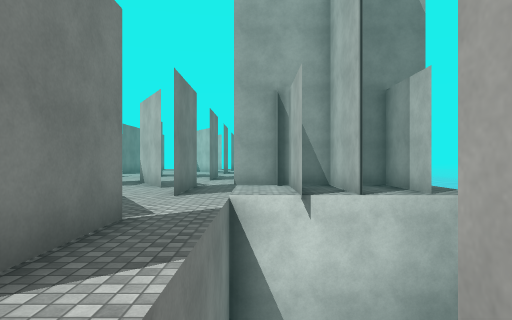
[1] (above)

24 first-person views from a walk through a scene from a Unity 3-D project. The camera is 1.4 m above the floor, looks level and sees 75° across. The floor is counted in squares, 2 m on a side. Each view is taken from the middle of a square. On the plan, view 1 faces up. The plan holds only what a view shows up to about 10 squares ahead; the rest is blank. The place goes on beyond the plan. Surface patterns are stand-ins for the level's own textures.

[2]
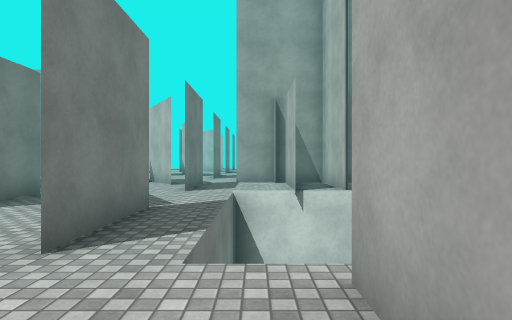

[3]
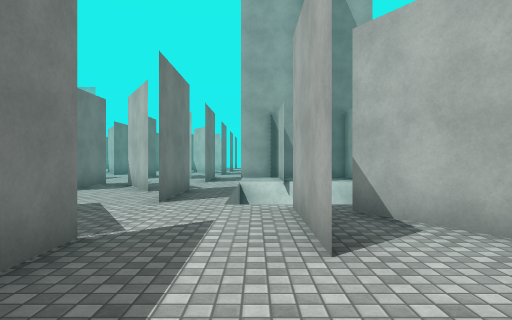

[4]
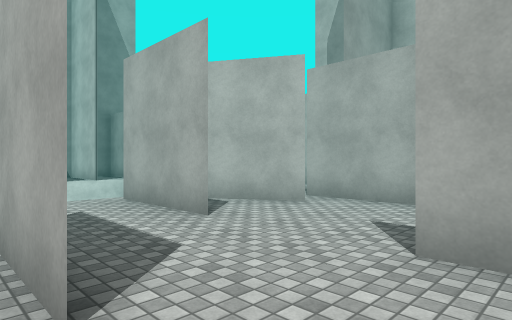

[5]
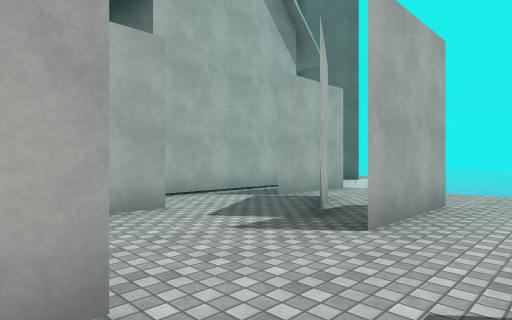

[6]
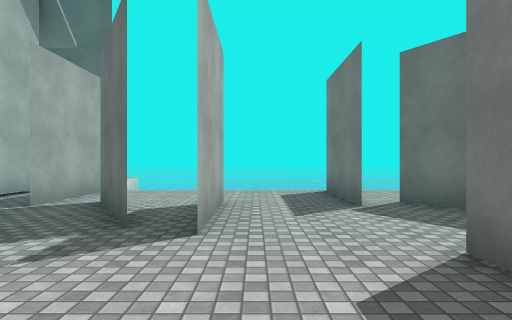

[7]
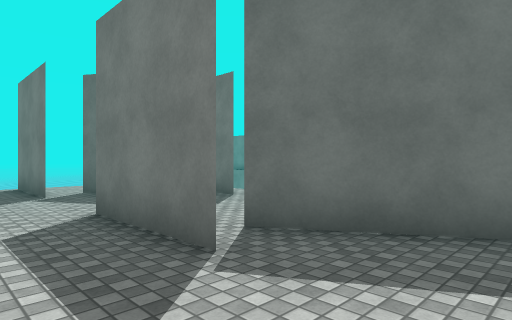

[8]
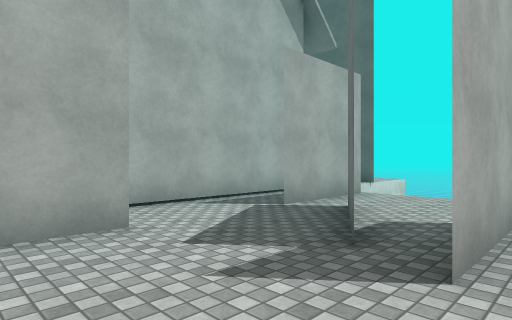

[9]
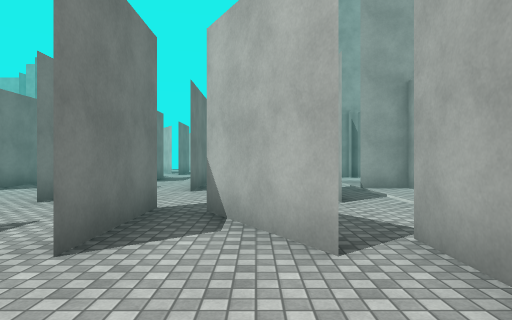

[10]
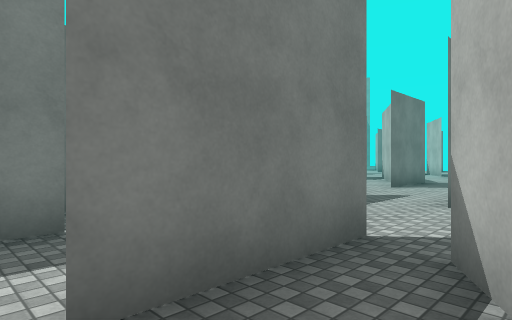

[11]
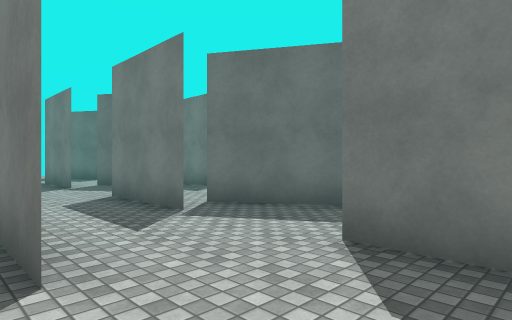

[12]
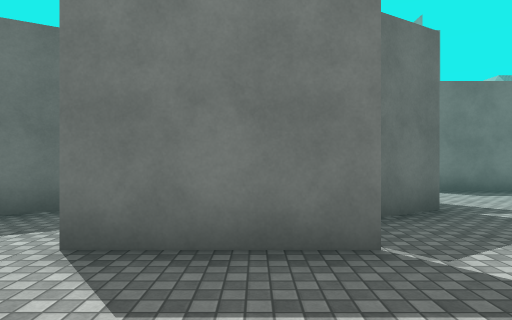

[13]
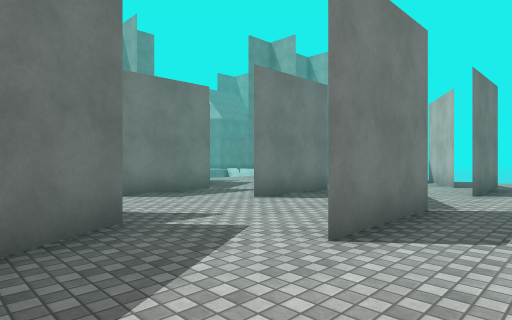

[14]
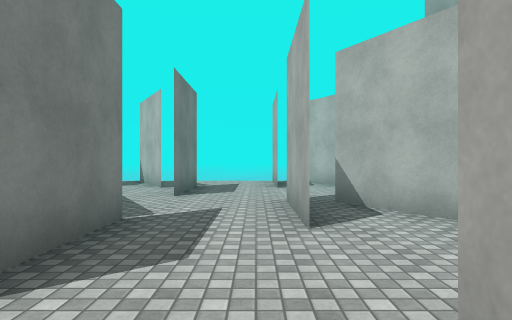

[15]
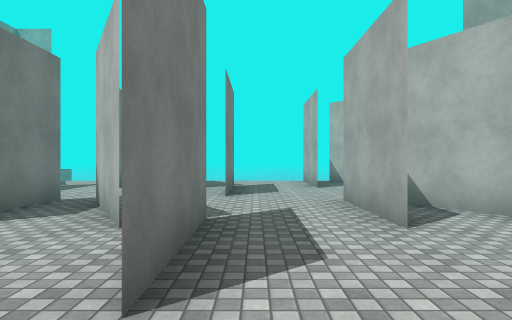

[16]
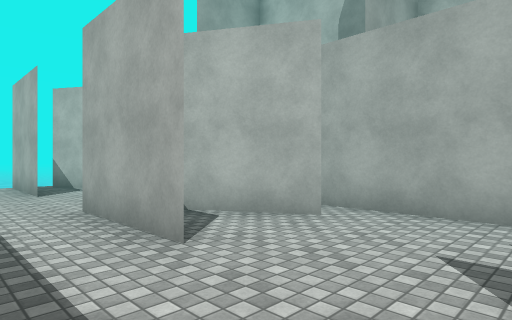

[17]
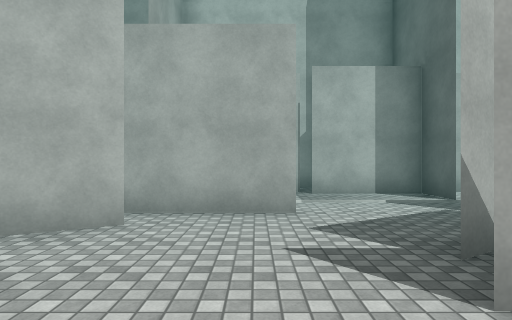

[18]
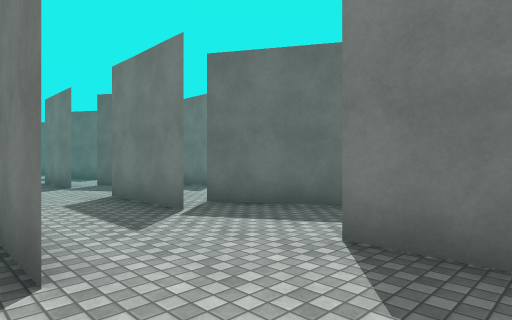

[19]
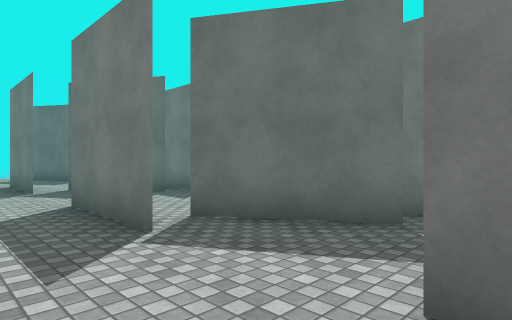

[20]
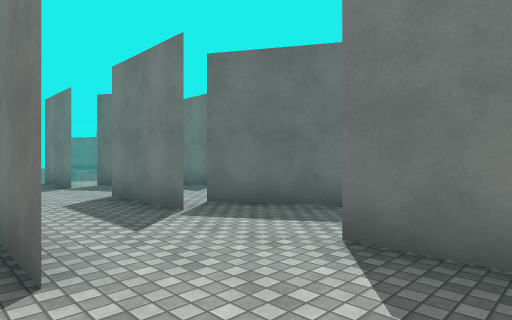

[21]
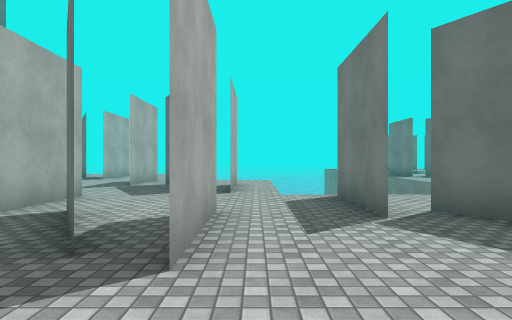

[22]
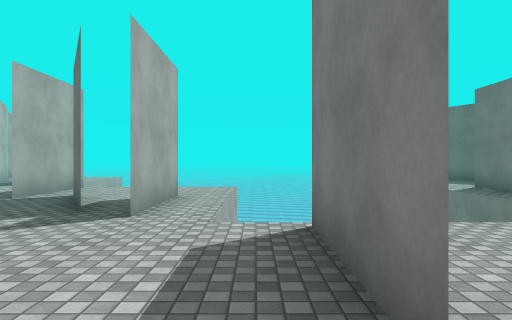

[23]
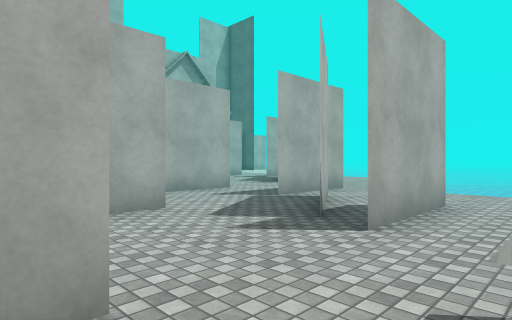

[24]
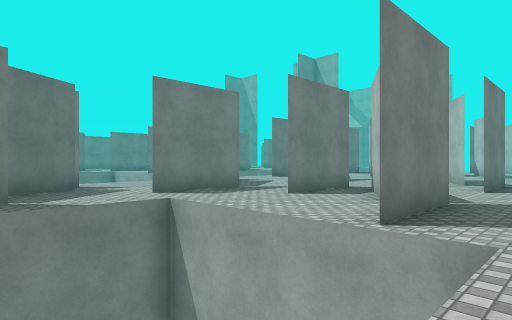

### Floor plan
Key: @ floor where view 1 was taken; # wall or solid block; . floor; v drop or lower ground; T tree.
Columns run from 20 left of view 1 to 5 right of it. Each row starts with its distance up from view 1.
 26                ..
 25             #...##
 24          ..###..### TTT
 23         #....#....#
 22         #....#....#
 21        .............
 20       ##...##...##.. T
 19        ##..###..###.TTT
 18        .#....#....#  T
 17       ..#....#....#
 16       .............
 15       ##...##...#
 14       ###.. ##..
 13        .#... #...
 12        .#..  #..
 11       ...........
 10       ##...##...##..
  9       ###..###..###.TTTTT
  8        .#....#....#. TTT
  7       ..#....#....#. TTT
  6       ..............  v
  5    .. ##...##...##..
  4    #..###..###..###.
  3    #....#....#....#.
  2 ...#....#....#....#.
  1 .....vvvvv............
  0  ##..     .##...##..@##
 -1   ##.     .###..###..###
 -2    #.     ...#....#....#
 -3    #.     ...# ...#....#
 -4    ..     vvvv ..........#
 -5                .##...##..#
 -6                  ##..###.#
 -7                  .#....#.#
 -8                  .#....# #
 -9                  vvvvvvv

Positions as (right, up) in squares from view 1, and headings:
1: (0, 0), facing up
2: (0, -1), facing up
3: (0, -4), facing up
4: (-2, -5), facing up-right
5: (-1, -1), facing down-right
6: (0, -1), facing down
7: (0, 1), facing down-left
8: (0, -2), facing down-right
9: (-3, 1), facing up
10: (-3, 3), facing up-left
11: (-4, 13), facing down-left
12: (-4, 13), facing left
13: (-5, 14), facing up-left
14: (-5, 15), facing up
15: (-6, 15), facing up
16: (-6, 16), facing up-right
17: (-6, 22), facing right
18: (-9, 23), facing down-left
19: (-10, 17), facing down-left
20: (-9, 13), facing down-left
21: (-10, 8), facing down
22: (-11, 5), facing down
23: (-11, 4), facing down-right
24: (-10, -2), facing up-left
